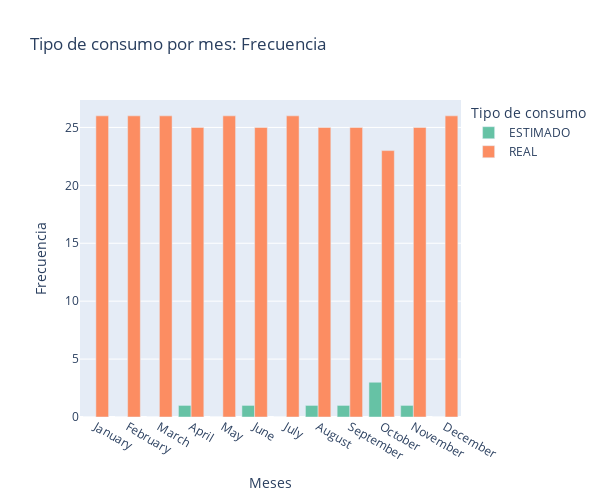

This figure's notebook cell:
### Code cell
fig=px.bar(Tipo_consumo, x='MES', y='count', color='TIPO CONSUMO',
           labels={'count':'Frecuencia','TIPO CONSUMO':'Tipo de consumo','MES':'Meses'},
           title='Tipo de consumo por mes: Frecuencia',
           color_discrete_sequence=px.colors.qualitative.Set2).update_layout(barmode='group', 
                                                              height=500,
                                                              width=600).show()

### Figure 1 — Plotly figure (JSON) as saved in the notebook; plotly's stock layout.template omitted (floating-point values rounded to 4 significant figures)
{"data": [{"alignmentgroup": "True", "hovertemplate": "Tipo de consumo=ESTIMADO<br>Meses=%{x}<br>Frecuencia=%{y}<extra></extra>", "legendgroup": "ESTIMADO", "marker": {"color": "rgb(102,194,165)", "pattern": {"shape": ""}}, "name": "ESTIMADO", "offsetgroup": "ESTIMADO", "orientation": "v", "showlegend": true, "textposition": "auto", "type": "bar", "x": ["January", "February", "March", "April", "May", "June", "July", "August", "September", "October", "November", "December"], "xaxis": "x", "y": [0, 0, 0, 1, 0, 1, 0, 1, 1, 3, 1, 0], "yaxis": "y"}, {"alignmentgroup": "True", "hovertemplate": "Tipo de consumo=REAL<br>Meses=%{x}<br>Frecuencia=%{y}<extra></extra>", "legendgroup": "REAL", "marker": {"color": "rgb(252,141,98)", "pattern": {"shape": ""}}, "name": "REAL", "offsetgroup": "REAL", "orientation": "v", "showlegend": true, "textposition": "auto", "type": "bar", "x": ["January", "February", "March", "April", "May", "June", "July", "August", "September", "October", "November", "December"], "xaxis": "x", "y": [26, 26, 26, 25, 26, 25, 26, 25, 25, 23, 25, 26], "yaxis": "y"}], "layout": {"barmode": "group", "height": 500, "legend": {"title": {"text": "Tipo de consumo"}, "tracegroupgap": 0}, "title": {"text": "Tipo de consumo por mes: Frecuencia"}, "width": 600, "xaxis": {"anchor": "y", "domain": [0, 1], "title": {"text": "Meses"}}, "yaxis": {"anchor": "x", "domain": [0, 1], "title": {"text": "Frecuencia"}}}}
